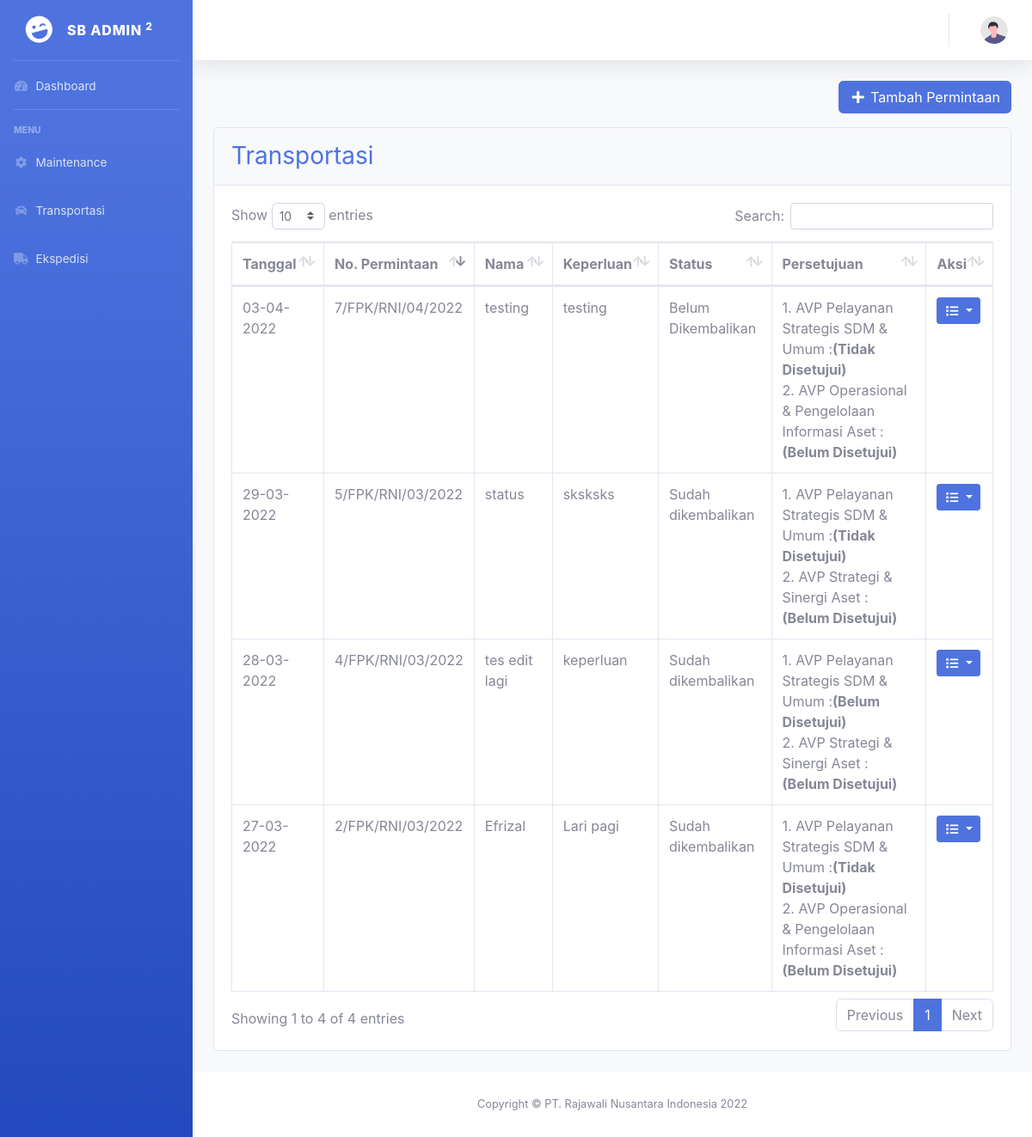
/index.php/admin/pTransportasi, run on the app's committed database.
### tables this page shows
CREATE TABLE `transportasi` (
  `id` int(11) NOT NULL,
  `nama` varchar(255) NOT NULL,
  `divisi` varchar(255) NOT NULL,
  `mobil_id` int(11) NOT NULL,
  `tujuan` varchar(255) NOT NULL,
  `keperluan` varchar(255) NOT NULL,
  `tgl_pakai` date NOT NULL,
  `tgl_kembali` date NOT NULL,
  `jam_pakai` time NOT NULL,
  `jam_kembali` time NOT NULL,
  `pemeriksa` varchar(100) NOT NULL,
  `ttd_avp` varchar(50) NOT NULL,
  `ttd_pemeriksa` varchar(50) NOT NULL,
  `status` varchar(255) NOT NULL,
  `tanggal` date NOT NULL,
  `file` varchar(255) NOT NULL,
  `user_id` int(11) NOT NULL
);

### application/controllers/Admin.php (called while the page is built, shortened)
<?php
class Admin extends CI_Controller
{
    var $role_id, $role;
    public function __construct()
    {
        $this->load->model('Maintenance_model');
        $this->load->model('Ekspedisi_model');
        $this->load->model('Approval_model');
        $this->load->model('User_model');
        $this->load->model('Transportasi_model');
        $this->role_id = $this->session->userdata('role_id');
        if ($this->role_id == 1) {
            $this->role = 'admin';
        } elseif ($this->role == 2) {
            $this->role = 'pemeriksa';
        } elseif ($this->role == 3) {
            $this->role = 'staff';
        } else {
            $this->role = 'umum';
        }
    }
    public function pTransportasi()
    {
        $data['title'] = "Transportasi";
        $data['data'] = $this->Maintenance_model->select('transportasi');
        $data['role_id'] = $this->role_id;
        $data['role'] = $this->role;
        $data['user'] = $this->db->get_where('user', ['nip' => $this->session->userdata('nip')])->row_array();
        $this->load->view('templates/header', $data);
        $this->load->view('templates/sidebar', $data);
        $this->load->view('templates/topbar', $data);
        $this->load->view('permintaan/transportasi', $data);
        $this->load->view('templates/footer');
    }
}

### index.php (called while the page is built, shortened)
<?php
require_once BASEPATH.'core/CodeIgniter.php';

### application/models/Maintenance_model.php (called while the page is built, shortened)
<?php
class Maintenance_model extends CI_Model
{
    public function select($table)
    {
        return $this->db->get("$table")->result_array();
    }
}

### application/views/permintaan/transportasi.php (the view, shortened to what this page needs)
<div class="container-fluid">
    <div class="row">
        <div class="col-sm-4">
        </div>
        <div class="col my-auto">
            <a class="float-right btn btn btn-primary mb-3" type="button" href="<?= base_url('admin/tTambah') ?>">
                <i class="fas fa-fw fa-plus"></i> Tambah Permintaan
            </a>
        </div>
    </div>
    <div class="card mb-4">
        <div class="card-header py-3">
            <h3 class="m-0 text-primary">Transportasi</h3>
        </div>
        <div class="card-body">
            <div class="table-responsive">
                <table class="table table-bordered" id="maintenance" width="100%" cellspacing="0">
                    <thead>
                        <tr>
                            <th>Tanggal</th>
                            <th>No. Permintaan</th>
                            <th>Nama</th>
                            <th>Keperluan</th>
                            <th>Status</th>
                            <th>Persetujuan</th>
                            <th>Aksi</th>
                        </tr>
                    </thead>
                    <tbody>
                        <?php
                        foreach ($data as $row) {
                            $tanggal = date_create($row['tanggal']);
                        ?>
                            <tr>
                                <td><?= date_format($tanggal, "d-m-Y") ?></td>
                                <td><?= $row['id'] ?>/FPK/RNI/<?= date_format($tanggal, "m/Y") ?></td>
                                <td><?= $row['nama'] ?></td>
                                <td><?= $row['keperluan'] ?></td>
                                <td><?= $row['status'] ?></td>
                                <td>
                                    1. AVP Pelayanan Strategis SDM & Umum :<b>(<?= $row['ttd_avp'] ?>)</b>
                                    <br>
                                    2. <?= $row['pemeriksa'] ?> : <b>(<?= $row['ttd_pemeriksa'] ?>)</b>
                                </td>
                                <td>
                                    <div class="dropdown">
                                        <button class="btn btn-primary btn-sm dropdown-toggle" type="button" id="aksi" data-toggle="dropdown" aria-expanded="false">
                                            <i class="fas fa-fw fa-list"></i>
                                        </button>
                                    </div>
                                </td>
                            </tr>
                        <?php
                        }
                        ?>
                    </tbody>
                </table>
            </div>
        </div>
    </div>
</div>
</div>

### data on the page
transportasi: tanggal "27-03-2022", id "2", tanggal "03/2022", nama "Efrizal", keperluan "Lari pagi", status "Sudah dikembalikan", ttd_avp "Tidak Disetujui", pemeriksa "AVP Operasional & Pengelolaan Informasi Aset", ttd_pemeriksa "Belum Disetujui"
transportasi: tanggal "28-03-2022", id "4", tanggal "03/2022", nama "tes edit lagi", keperluan "keperluan", status "Sudah dikembalikan", ttd_avp "Belum Disetujui", pemeriksa "AVP Strategi & Sinergi Aset", ttd_pemeriksa "Belum Disetujui"
transportasi: tanggal "29-03-2022", id "5", tanggal "03/2022", nama "status", keperluan "sksksks", status "Sudah dikembalikan", ttd_avp "Tidak Disetujui", pemeriksa "AVP Strategi & Sinergi Aset", ttd_pemeriksa "Belum Disetujui"
transportasi: tanggal "03-04-2022", id "7", tanggal "04/2022", nama "testing", keperluan "testing", status "Belum Dikembalikan", ttd_avp "Tidak Disetujui", pemeriksa "AVP Operasional & Pengelolaan Informasi Aset", ttd_pemeriksa "Belum Disetujui"
